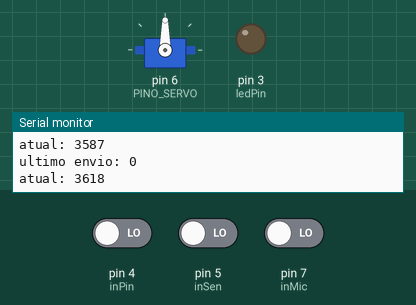
This sketch was run on a simulated Arduino Uno, built with avr-gcc and run on an emulated ATmega328P. Shown: servo, output pins drawn as LEDs (lit = HIGH), the last lines printed to the serial monitor. The test bench sets the inputs (shaded band); at power-on: pin 4 (inPin) LOW, pin 5 (inSen) LOW, pin 7 (inMic) LOW. WiFi joins after 1.5 s; servers stay silent unless stated; uploads are accepted with an empty reply.

Above: at 3.7 s.
3.8 s: pin 4 (inPin) driven HIGH
At 4.04 s:
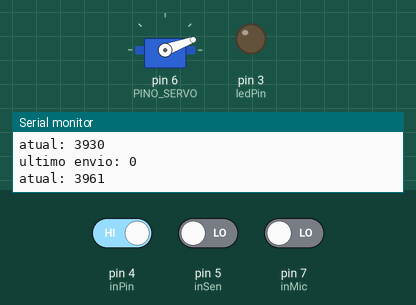
At 4.44 s:
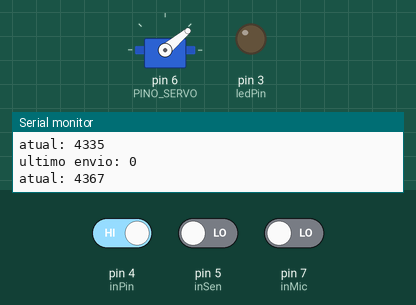
Timing chart, 0 to 15.8 s (numbered marks = the images above; inputs shaded):
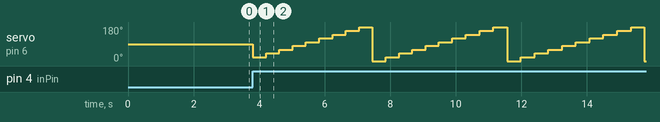

Measured:
- after the input at 3.8 s, servo on pin 6 (PINO_SERVO): 90° → 20° at once, then repeats every 4.1 s: 40° 0.41 s, 60° 0.41 s, 80° 0.41 s, 100° 0.41 s, 120° 0.41 s, 140° 0.41 s, 160° 0.41 s, 180° 0.41 s, 0° 0.41 s, 20° 0.41 s

The sketch:

mobile-baby.ino
```cpp
#include <Servo.h>
#include <SPI.h>
#include <Ethernet.h>

#define PINO_SERVO 6
int ledPin = 3; // choose the pin for the LED
int inPin = 4; // choose the input pin (for a pushbutton)
int inSen = 5; // choose the input pin (for a sensor)
int inMic = 7; // choose the input pin (for a sound sensor)

Servo servo;

// MOVIMNTO SERVO
unsigned long ultimo_movimento = 0;
unsigned long atual = 0;
unsigned long servo_ultimo_movimento = 0;
int graus = 0;

// Sensores
int val_button = 0;     // variable for reading the pin status
int val_sensor = 0; //variavel para leitura do estado do sensor
int val_mic = 0; // variavel para leitura do estado do microfone

// Estado
bool estado = false;
unsigned long ultimo_estado = 0;

// Rede
byte mac[] = { 0xDE, 0xAD, 0xBE, 0xEF, 0xFE, 0xED };
char server[] = "0.tcp.ngrok.io";
int port = 10191;
EthernetClient client;
unsigned long ultimo_envio = 0;

void setup() {
  Serial.begin(9600);
  pinMode(ledPin, OUTPUT);  // declare LED as output
  pinMode(inPin, INPUT);    // declare pushbutton as input
  pinMode(inSen, INPUT);  //declara sensor como input
  pinMode(inMic, INPUT); // declara sensor sonoro como input
  servo.attach(PINO_SERVO);

  Serial.println("Tentando obter um IP: ");
  while (!Ethernet.begin(mac)) {
    Serial.println("Erro ao conectar");
  }
  Serial.print("Meu endereco:");
  Serial.println(Ethernet.localIP());
  delay(1000);
}

void loop() {
  ler_valores ();
  atualiza_estado ();

  if(estado){movimenta_mobile ();
  }

  ler_dados_rede ();
  envia_dados_rede ();
}

void ler_valores () {
  val_button = digitalRead(inPin);
  val_mic = digitalRead(inMic);
  val_sensor = digitalRead(inSen);
}

void atualiza_estado () {
  //unsigned long atual = millis();
    atual = millis();

  if (val_button == 1 || val_mic == 1) {
    estado = true;
    ultimo_estado = atual; // temporizador
  } else if (atual - ultimo_estado >= 20000 && val_mic == 0 && val_button == 0) {
    estado = false;
  }
}

void movimenta_mobile () {
  unsigned long servo_atual = millis();
  if (servo_atual - servo_ultimo_movimento >= 400) {
    servo_ultimo_movimento = servo_atual;
    graus += 20;
    if (graus > 180) graus = 0;
    if (estado) servo.write(graus);
  }
}

void ler_dados_rede () {
  if (client.connected()) {
    if (client.available()) {
      Serial.write(client.read());
    }
  }
}

void envia_dados_rede () {
  unsigned long atual = millis();
  Serial.print("atual: ");
  Serial.println(atual);
  Serial.print("ultimo envio: ");
  Serial.println(ultimo_envio);
  if (atual - ultimo_envio >= 15000) {
    ultimo_envio = atual;
    if (client.connect(server, port)) {
      client.print("GET /dadosenv?choro=");
      client.print(val_mic);
      client.print("&movimento=");
      client.print(val_sensor);
      client.println(" HTTP/1.1");
      client.println("Host: localhost:3000");
      client.println();
      client.stop();
      Serial.println("Enviou");

    } else {
      Serial.println("connection failed");
    }
  }
}
```
